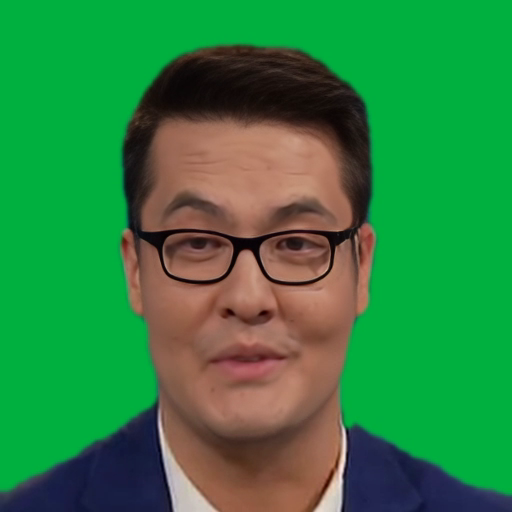
#> input picture frame 12 of hvRvskYqSe_ee2167cfd7714afb8fc3373329a28816.mp4, 512 x 512 px
$ python main.py
#> lines starting #> are read from the running program, lines starting #| are printed output that depends on the picture; after the words box and inside, x2 and y2 are one past the last pixel; in counts of white or black regions, pixels touching at a corner belong together; pictures that were not available may be replaced by others from this repository, and a replacement may not be noted
import cv2
import numpy as np
import time
import matplotlib.pyplot as plt
# Define color range for green
lower_green = np.array([35, 100, 100])
upper_green = np.array([85, 255, 255])


def resize_frame(frame, width, height):
    size = (width, height)
    return cv2.resize(frame, size, interpolation=cv2.INTER_AREA)


processedTime = []

cap = cv2.VideoCapture('/home/kientran/Code/Work/Overlayed video/hvRvskYqSe_ee2167cfd7714afb8fc3373329a28816.mp4')


if not cap.isOpened():
    print("Error opening video file")


cap2 = cv2.VideoCapture('/home/kientran/Code/Work/Overlayed video/baseVideo_15.mp4')
output = []
#Create output video
fourcc = cv2.VideoWriter_fourcc(*'mp4v')
out = cv2.VideoWriter('/home/kientran/Code/Work/Overlayed video/output.mp4', fourcc, 30.0, (int(cap2.get(3)), int(cap2.get(4))))

while cap.isOpened() and cap2.isOpened():

    ret, frame = cap.read()
#> frame is the input picture: shape (512, 512, 3); mean B, G, R 66, 131.1, 48
    ret1, frame1 = cap2.read()

    base_width = frame1.shape[1]
#> base_width = 512
    base_height = frame1.shape[0]
#> base_height = 512
    x1 = 0.68923821039903
    x2 = 0.99879081015719
    y1 = 0.44731182795699
    y2 = 0.99784946236559

    start_x = int(x1 * base_width)
#> start_x = 352
    start_y = int(y1 * base_height)
#> start_y = 229
    width = int((x2 - x1) * base_width)
#> width = 158
    height = int((y2 - y1) * base_height)
#> height = 281

    start = time.time()

    if ret and ret1:
        # Display the resulting frame
        resized_frame = resize_frame(frame, width, height)
#> in resize_frame, `return cv2.resize(frame, size, interpolation=cv2.INTER_AREA)`:
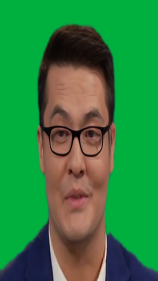
#> returned value: shape (281, 158, 3); mean of channels 0, 1, 2 66, 131.1, 48; drawn as B, G, R

        # Create mask
        hsv = cv2.cvtColor(resized_frame, cv2.COLOR_BGR2HSV)
#> hsv: shape (281, 158, 3); mean H, S, V 52.9, 193.7, 147.8
        mask = cv2.inRange(hsv, lower_green, upper_green)
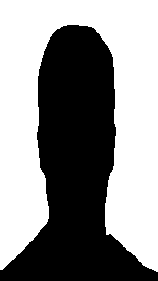
#> mask: shape (281, 158); 55.5% white; 1 black region, box (x1, y1, x2, y2) and area: (0, 25, 158, 281) 19742
        mask = cv2.bitwise_not(mask)

        # Apply mask
        masked_frame = cv2.bitwise_and(resized_frame, resized_frame, mask=mask)
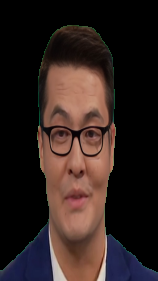
#> masked_frame: shape (281, 158, 3); mean B, G, R 30.9, 34, 47.6
        apply_frame = frame1[start_y:start_y + height, start_x:start_x + width, :]
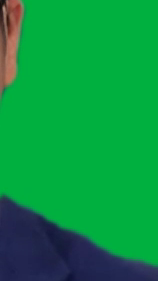
#> apply_frame: shape (281, 158, 3); mean B, G, R 66.2, 149.7, 11.3
        apply_frame = cv2.bitwise_and(apply_frame, apply_frame, mask = 255 - mask)
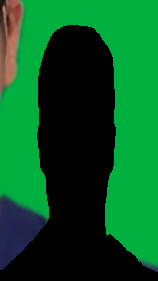
#> apply_frame: shape (281, 158, 3); mean B, G, R 36.4, 88.1, 7.2
        # Update the frame1 with the masked region
        frame1[start_y:start_y + height, start_x:start_x + width, :] = masked_frame + apply_frame
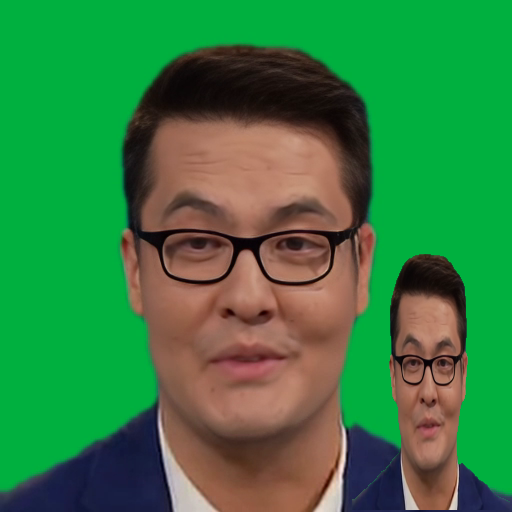
#> frame1: shape (512, 512, 3); 7.53% of pixels changed, all inside (x1, y1, x2, y2) = (352, 254, 510, 510)

        # Write the frame to the output video
        out.write(frame1)

        # cv2.imshow("Frame", frame1)

        output.append(frame1)

        end = time.time()

        processedTime.append(end - start)


        if cv2.waitKey(25) & 0xFF == ord('q'):
#> (key q is pressed here)
            break
    else:
        break

cap.release()
cap2.release()

out.release()

cv2.destroyAllWindows()

print(processedTime)
print(len(processedTime))

plt.plot(processedTime)
plt.savefig("ProcessedTime")
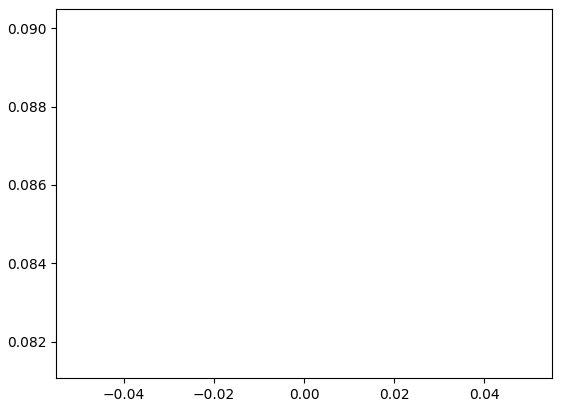
#> figure drawn by matplotlib, 1 panel
plt.show()

$ run again, starting later in the video
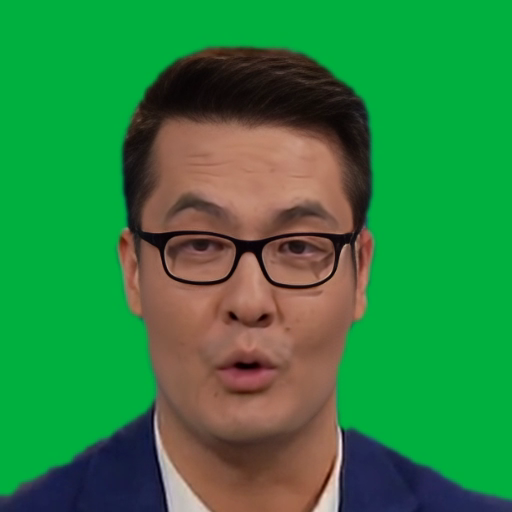
#> input picture frame 56 of hvRvskYqSe_ee2167cfd7714afb8fc3373329a28816.mp4, 512 x 512 px
#> frame is the input picture: shape (512, 512, 3); mean B, G, R 65.4, 131.3, 47
#> hsv: shape (281, 158, 3); mean H, S, V 53, 194.7, 147.7
#> `mask = cv2.inRange(hsv, lower_green, upper_green)`:
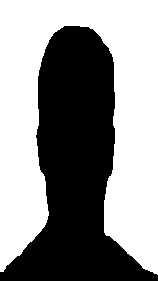
#> mask: shape (281, 158); 56.2% white; 1 black region, box (x1, y1, x2, y2) and area: (0, 26, 158, 281) 19441
#> frame1: shape (512, 512, 3); 7.42% of pixels changed, all inside (x1, y1, x2, y2) = (352, 255, 510, 510)
#> `plt.savefig("ProcessedTime")`:
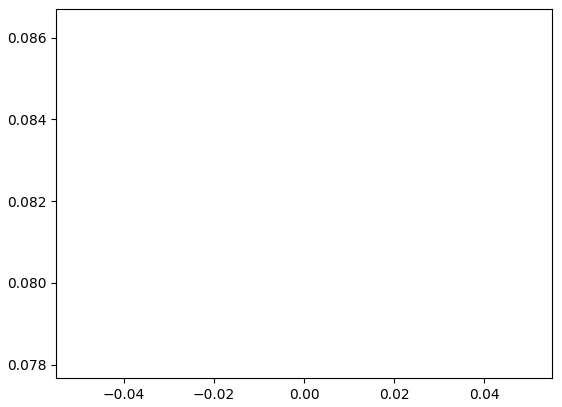
#> figure drawn by matplotlib, 1 panel

$ run again, starting later in the video
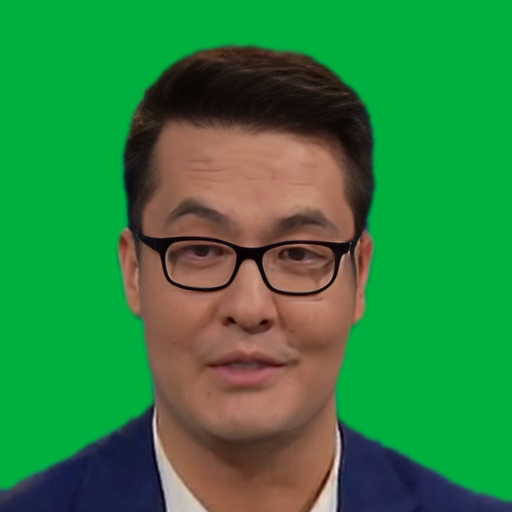
#> input picture frame 100 of hvRvskYqSe_ee2167cfd7714afb8fc3373329a28816.mp4, 512 x 512 px
#> frame is the input picture: shape (512, 512, 3); mean B, G, R 65.4, 130.8, 46.8
#> hsv: shape (281, 158, 3); mean H, S, V 53.2, 194.1, 147.2
#> `mask = cv2.inRange(hsv, lower_green, upper_green)`:
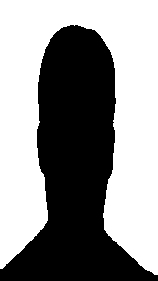
#> mask: shape (281, 158); 55.9% white; 1 black region, box (x1, y1, x2, y2) and area: (0, 25, 158, 281) 19568
#> frame1: shape (512, 512, 3); 7.46% of pixels changed, all inside (x1, y1, x2, y2) = (352, 254, 510, 510)
#> `plt.savefig("ProcessedTime")`:
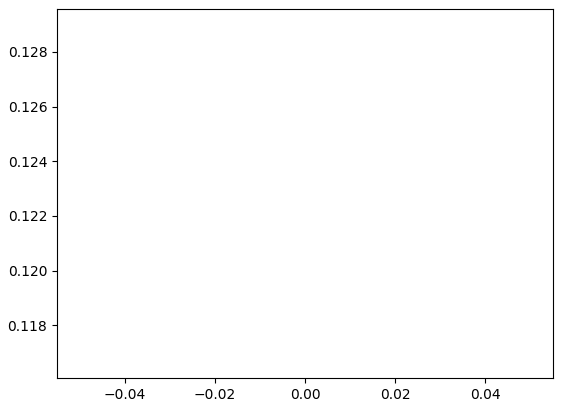
#> figure drawn by matplotlib, 1 panel
